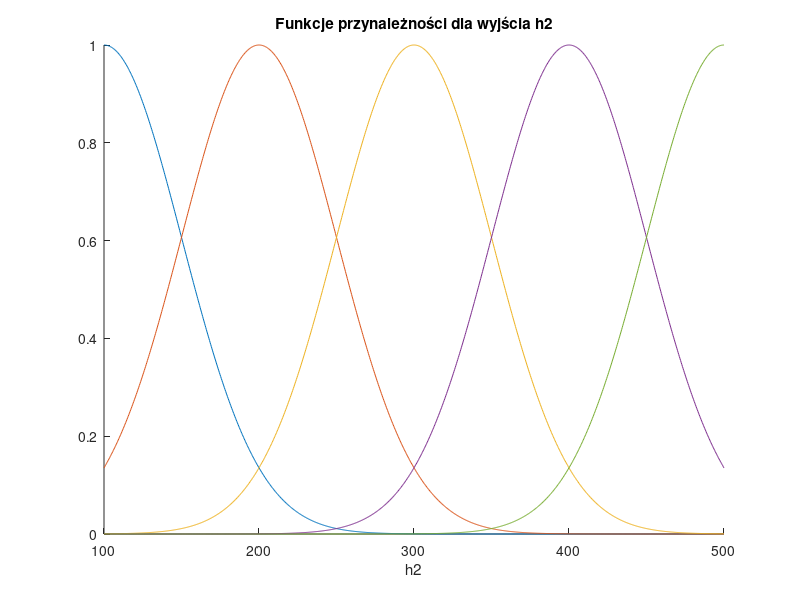
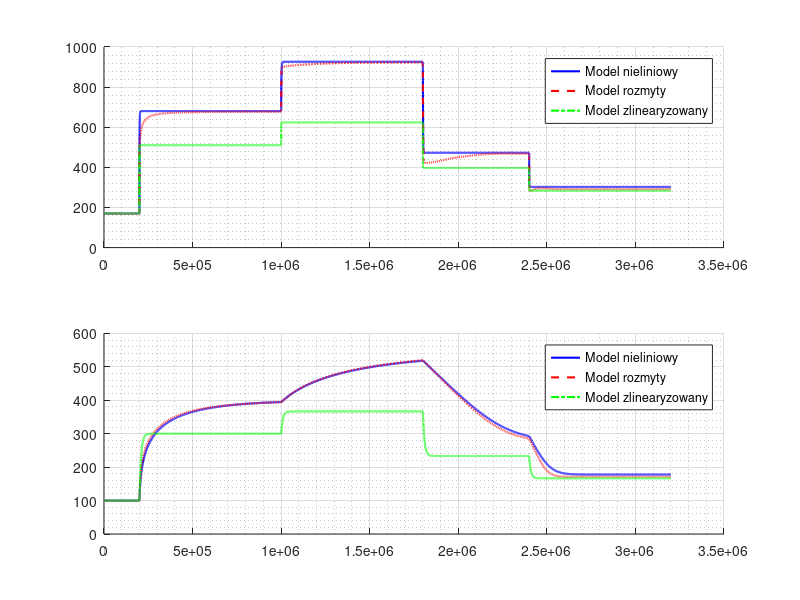

MATLAB code to generate these figures, in order:
%% Porównanie modelu nieliniowego i modelu rozmytego
clear; clc;

Tend = 32e5;
h0 = [170; 100];
F1 = @(t) 200 + 300*(t >= 2e5) - 200*(t >= 18e5);
FD = @(t) 100 + 100*(t >= 10e5) - 100 *(t >= 24e5);

% Model rozmyty bardzo dobrze odwzorowuje wyjście h2. Stan h1 jest odwzorowywany zdecydowanie gorzej, ale ponieważ będziemy robić regulator DMC gdzie h2 jest 
% wyjściem układu, to właśnie na tym nam zależy, bo chcemy umieć robić dobrą predykcję wyjścia h2.


%% ---------------------------------------------------------------
% Model nieliniowy dynamiczny

fNonlinear = @(t,h) [ ...
    ( F1(t) + FD(t) - 23 * sqrt(h(1))) / (0.7 * h(1)) ; ...
    ( 23 * sqrt(h(1)) - 30 * sqrt(h(2))) / (1.35 * h(2)^2) ...
];


%% ---------------------------------------------------------------
%  Model zlinearyzowany

F1_point = 200;
Fd_point = 100;
h1_point = ( 1/23 * (F1_point + Fd_point) )^2;
h2_point = ( 1/30 * (F1_point + Fd_point) )^2;

A = zeros(2,2);
A(1,1) = -1.42857142857143*(F1_point + Fd_point - 23*sqrt(h1_point))/h1_point^2 - 16.4285714285714/h1_point^(3/2);
A(1,2) = 0;
A(2,1) = 8.51851851851852/(sqrt(h1_point)*h2_point^2);
A(2,2) = -1.48148148148148*(23*sqrt(h1_point) - 30*sqrt(h2_point))/h2_point^3 - 11.1111111111111/h2_point^(5/2);

B = zeros(2,2);
B(1,1) = 1.42857142857143/h1_point;
B(1,2) = 1.42857142857143/h1_point;
B(2,1) = 0;
B(2,2) = 0;

fLinear = @(t,h) A * (h - [h1_point; h2_point]) + B * [F1(t) - F1_point; FD(t) - Fd_point];


%% ---------------------------------------------------------------
% Model rozmyty z lokalnymi modelami zlinearizowanymi

% Zbiory rozmyte dla wyjścia h2
h2Range = [100, 500];

NumOfFuzzySets = 5;
h2p = linspace(h2Range(1), h2Range(2), NumOfFuzzySets);
Dh2p = h2p(2) - h2p(1);

mf = cell(1, NumOfFuzzySets);
sigma = 0.5*Dh2p;
for i = 1:NumOfFuzzySets
    c = h2p(i);
    mf{i} = @(z) gaussmf(z, [sigma c]);
end

figure(1);
x = linspace(h2Range(1), h2Range(2), 1000);
hold on;
title('Funkcje przynależności dla wyjścia h2');
xlabel('h2');
for i = 1:NumOfFuzzySets
    plot(x, mf{i}(x));
end

% Lokalne modele zlinearizowane
fLin = cell(1, NumOfFuzzySets);
for i = 1:NumOfFuzzySets
    h2p_ = h2p(i);
    Fdp_ = 100;
    F1p_ = sqrt(h2p_)*30 - Fdp_;
    h1p_ = ( 1/23 * (F1p_ + Fdp_) )^2;

    A = zeros(2,2);
    A(1,1) = -1.42857142857143*(F1p_ + Fdp_ - 23*sqrt(h1p_))/h1p_^2 - 16.4285714285714/h1p_^(3/2);
    A(1,2) = 0;
    A(2,1) = 8.51851851851852/(sqrt(h1p_)*h2p_^2);
    A(2,2) = -1.48148148148148*(23*sqrt(h1p_) - 30*sqrt(h2p_))/h2p_^3 - 11.1111111111111/h2p_^(5/2);

    B = zeros(2,2);
    B(1,1) = 1.42857142857143/h1p_;
    B(1,2) = 1.42857142857143/h1p_;
    B(2,1) = 0;
    B(2,2) = 0;

    fLin{i} = @(h,F) A * (h - [h1p_; h2p_]) + B * (F - [F1p_; Fdp_]);
end

% Model rozmyty
fFuzzy = @(t,h) fuzzy_eval(t, h, mf, fLin, NumOfFuzzySets, F1, FD);
function dh = fuzzy_eval(t, h, mf, fLin, NumOfFuzzySets, F1, FD)
    F1t = F1(t);
    FDt = FD(t);

    num = zeros(2,1);
    den = 0;
    for i = 1:NumOfFuzzySets
        mu = mf{i}(h(2));
        num = num + mu * fLin{i}(h, [F1t; FDt]);
        den = den + mu;
    end
    dh = num / den;    
end


%% ---------------------------------------------------------------
% Symulacja modeli nieliniowego i rozmytego

[tn, hn] = ode45(fNonlinear, [0, Tend], h0, odeset('RelTol',1e-6));
[tl, hl] = ode45(fLinear, [0, Tend], h0, odeset('RelTol',1e-6));
[tf, hf] = ode45(fFuzzy, [0, Tend], h0, odeset('RelTol',1e-6));

% Rysowanie wyników
figure(2);
subplot(2,1,1);
hold on;
plot(tn, hn(:,1), 'b', 'LineWidth', 1.5); 
plot(tf, hf(:,1), 'r--', 'LineWidth', 1.5);
plot(tl, hl(:,1), 'g-.', 'LineWidth', 1.5);
legend('Model nieliniowy', 'Model rozmyty', 'Model zlinearyzowany', 'Location', 'northeast');
grid on
grid minor
subplot(2,1,2);
hold on;
plot(tn, hn(:,2), 'b', 'LineWidth', 1.5); 
plot(tf, hf(:,2), 'r--', 'LineWidth', 1.5);
plot(tl, hl(:,2), 'g-.', 'LineWidth', 1.5);
legend('Model nieliniowy', 'Model rozmyty', 'Model zlinearyzowany', 'Location', 'northeast');
grid on;
grid minor
